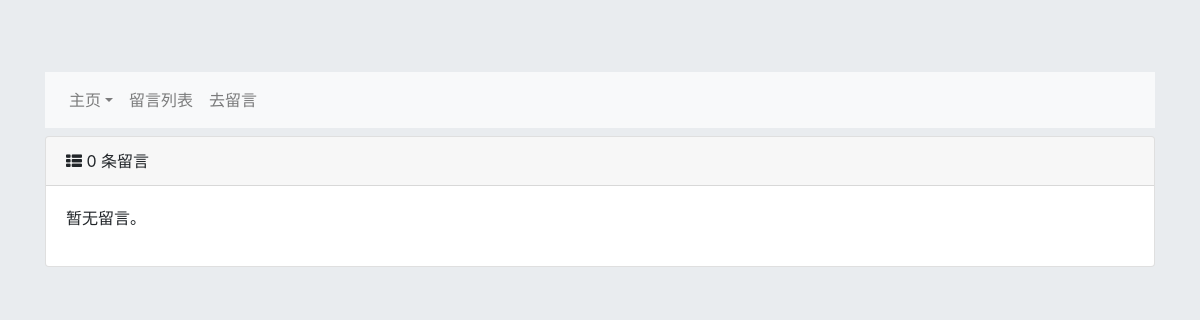
Page /messageBoard/ on the earlier database version.
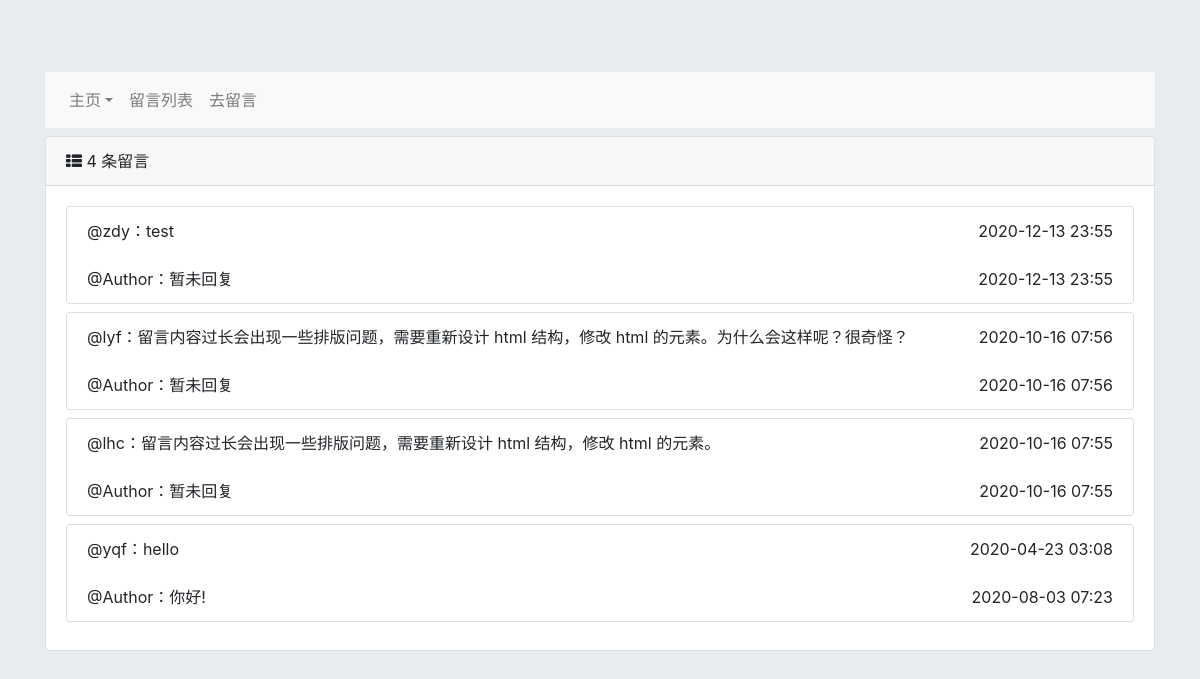
Same page on the later database version.
### messageboard/models.py (models this page shows, shortened)
class MessageBoard(models.Model):
    username = models.CharField('匿名', max_length=16, default='')
    content = models.TextField('内容', max_length=1024)
    sub_date = models.DateTimeField('日期', default=timezone.now)
    reply = models.TextField('回复内容', max_length=1024, default='暂未回复')
    reply_date = models.DateTimeField('回复日期', default=timezone.now)

### messageboard/views.py (the view)
# urls.py: path('', views.MessageIndexView.as_view(), name='messages'),
class MessageIndexView(generic.ListView):
    template_name = 'message/messages.html'
    context_object_name = 'latest_message_list'
    def get_queryset(self):
        return MessageBoard.objects.filter(sub_date__lte=timezone.now()).order_by('-sub_date')

### messageboard/templates/message/messages.html (shortened to what this page needs)
{% extends 'message/base.html' %}
{% block content %}
<div class="card">
    <div class="card-header">
        <span><i class="fa fa-th-list" aria-hidden="true"></i> {{ latest_message_list|length }} 条留言</span>
    </div>
    <div class="card-body">
        {% if latest_message_list %}
            {% for message in latest_message_list %}
            <div class="list-group">
                <div class="list-group-item">
                    <div>@{{ message.username }}：{{ message.content }}<div class="float-right">{{ message.sub_date|date:'Y-m-d H:i' }}</div></div><br>
                    <div>@Author：{{ message.reply }}<div class="float-right">{{ message.reply_date|date:'Y-m-d H:i' }}</div></div>
                </div>
            </div>
            {% endfor %}
        {% else %}
            <p>暂无留言。</p>
        {% endif %}
    </div>
</div>
{% endblock %}

### messageboard/templates/message/base.html (shortened to what this page needs)
<!DOCTYPE html>
<html lang="en">
<head>
    <link href="https://cdn.bootcdn.net/ajax/libs/font-awesome/4.7.0/css/font-awesome.min.css" rel="stylesheet">
    <link href="https://cdn.bootcdn.net/ajax/libs/twitter-bootstrap/4.4.0/css/bootstrap.min.css" rel="stylesheet">
</head>
<body class="jumbotron jumbotron-fluid">
<div class="container">
    {% block nav %}
    <nav class="navbar navbar-expand-md bg-light navbar-light">
        <div class="collapse navbar-collapse" id="collapsibleNavbar">
            <ul class="navbar-nav">
                <li class="nav-item dropdown">
                    <a class="nav-link dropdown-toggle" href="#" id="navbardrop" data-toggle="dropdown">主页</a>
                </li>
                <li class="nav-item"><a class="nav-link" href="{% url 'messageboard:messages' %}">留言列表</a></li>
                <li class="nav-item"><a class="nav-link" href="{% url 'messageboard:add_message' %}">去留言</a></li>
            </ul>
        </div>
    </nav>
    {% endblock %}
    {% block content %}{% endblock %}
</div>
</body>
</html>

Differences in the rows shown:
added MessageBoard: username "zdy", content "test", sub_date "2020-12-13 23:55", reply "暂未回复", reply_date "2020-12-13 23:55"
added MessageBoard: username "lyf", content "留言内容过长会出现一些排版问题，需要重新设计 html 结构，修改 html 的元素。为什么会这样呢？很奇怪？", sub_date "2020-10-16 07:56", reply "暂未回复", reply_date "2020-10-16 07:56"
added MessageBoard: username "lhc", content "留言内容过长会出现一些排版问题，需要重新设计 html 结构，修改 html 的元素。", sub_date "2020-10-16 07:55", reply "暂未回复", reply_date "2020-10-16 07:55"
added MessageBoard: username "yqf", content "hello", sub_date "2020-04-23 03:08", reply "你好!", reply_date "2020-08-03 07:23"
Other differences:
{{ latest_message_list|length }}: "0" → "4"
text no longer shown: "暂无留言。"
